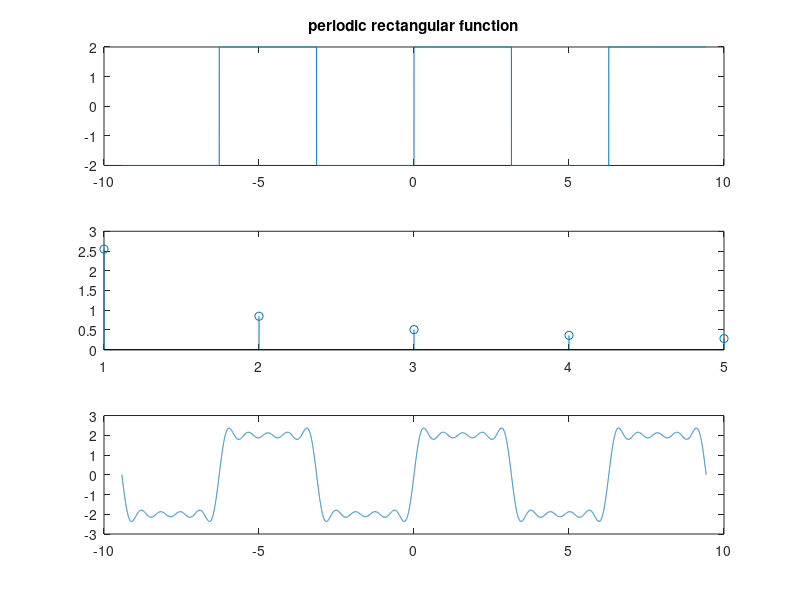

The MATLAB source for this figure:
%genration_trignometric_fourier_series_of_rectangular_signal
clc;close all;clear;
t=-3*pi:0.001:3*pi;
%periodic rectangular pulse
A=2;
f=1/(2*pi);
y=A*square(2*pi*f*t);
N=input('the number of coeeficient');
subplot(311);plot(t,y);title('periodic rectangular function');
%number of harmonic in the series
for n=1:N
    y1(n)=(4*A)/(pi*(2*n-1));
    y2(n,:)=(4*A)/(pi*(2*n-1))*(sin((2*n-1)*t));
end
subplot(312);stem(1:N,y1);
%reconstruction of signal
y3(1,:)=sum(y2);
subplot(313);plot(t,y3);



    
